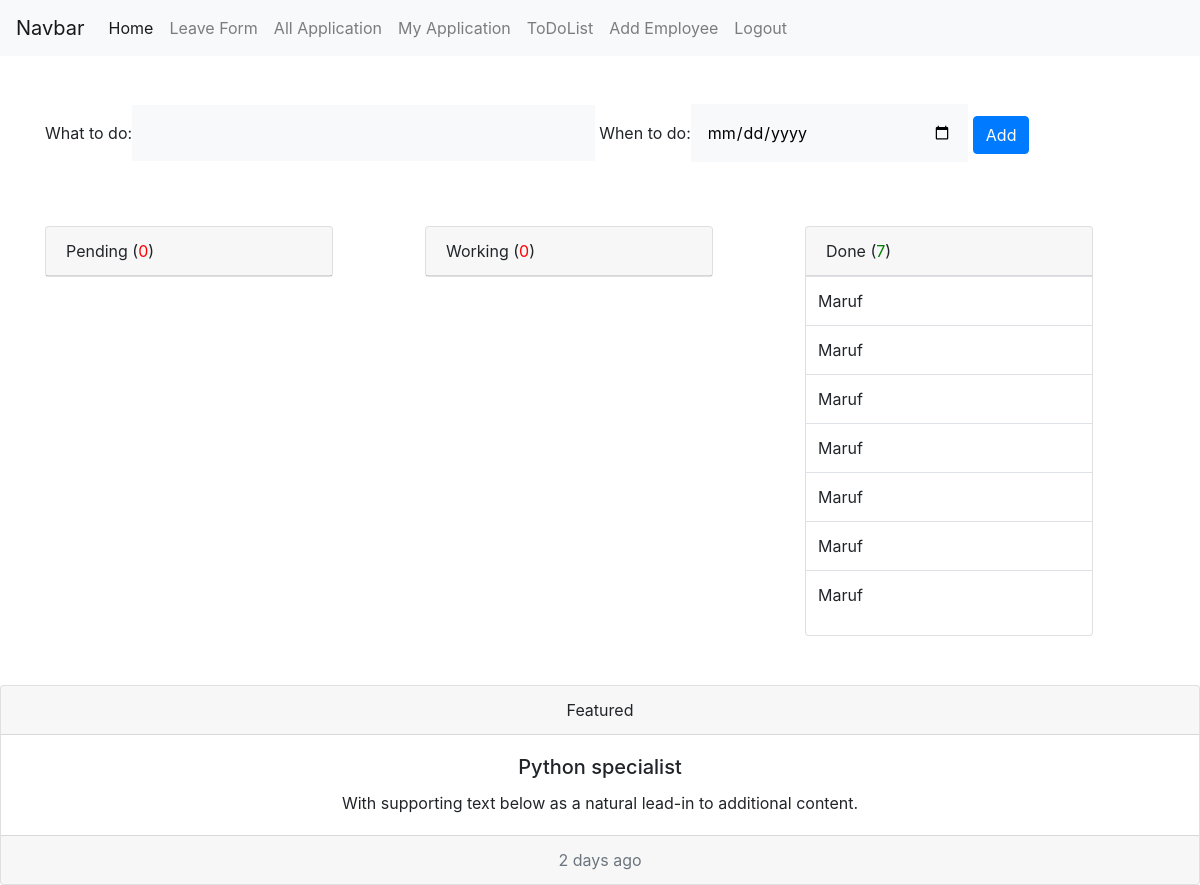
/todolist (signed in), run on an earlier commit of the app's database.
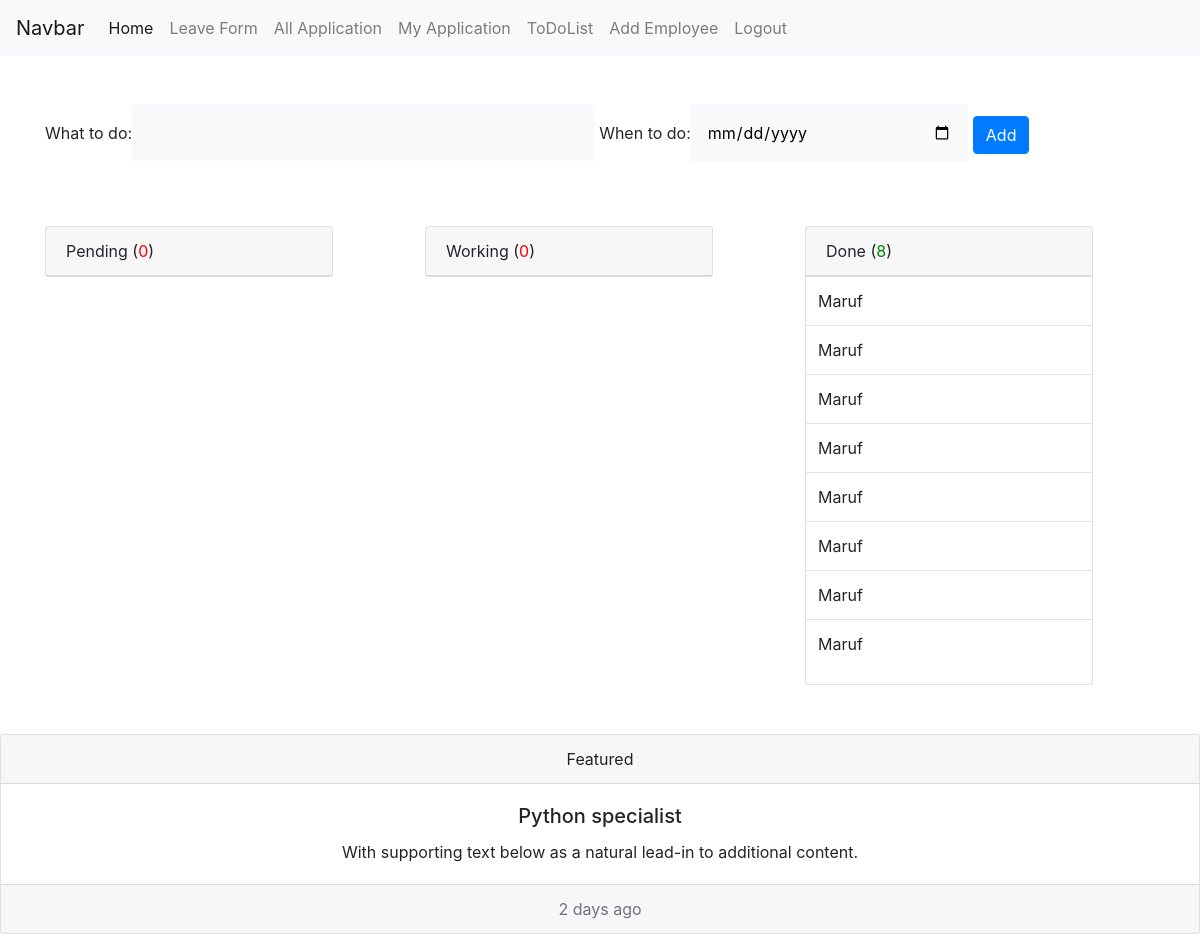
And on a later commit of the database.
### emsapp/models.py (models this page shows, shortened)
class TodoList(models.Model):
    user = models.ForeignKey(User, on_delete=models.CASCADE)
    what_to_do = models.TextField(blank=True, null=True,)
    when_to_do = models.DateField(blank=True, null=True)
    pending_status = models.BooleanField(default=True)
    working_status = models.BooleanField(default=False)
    done_status = models.BooleanField(default=False)

### emsapp/views.py (the view)
# urls.py: path('todolist', to_do_list, name='todolist'),
def to_do_list(request):
    my_todo_list_pending = TodoList.objects.filter(user = request.user, pending_status = True)
    my_todo_list_pending_count = my_todo_list_pending.count()
    working_todo_list = TodoList.objects.filter(user = request.user, working_status = True, pending_status = False)
    working_todo_list_count = working_todo_list.count()
    done_todo_list = TodoList.objects.filter(user = request.user, working_status = False, pending_status = False)
    done_todo_list_count = done_todo_list.count()
    form = TodoListForm()
    context = {'my_todo_list_pending':my_todo_list_pending, "my_todo_list_pending_count":my_todo_list_pending_count,
               'working_todo_list':working_todo_list, 'working_todo_list_count':working_todo_list_count,
               'done_todo_list':done_todo_list,
                'done_todo_list_count':done_todo_list_count,
                'form':form
}
    return render(request, 'todolist.html', context)

### emsapp/forms.py
class TodoListForm(forms.ModelForm):
    class Meta:
        model = TodoList
        fields = '__all__'
        exclude= ('user','pending_status', 'working_status', 'done_status')
        widgets = {
            'what_to_do':forms.TextInput(attrs={'class':'form-group form bg-light col-md-5 p-3'}),
            'when_to_do':forms.DateInput(attrs={'type':'date','class':'p-3 form-group bg-light datepicker form col-md-3'})
        }

### templates/todolist.html (shortened to what this page needs)
 {% extends 'base.html' %}
{% block content %}
<div class="container mt-5">
  <div class="row mb-5">
    {% if form %}
    <div class="col-md-12">
      <form action="{% url 'add_todo_list' %}" method="POST">
        {{ form }}
        <button type="submit" class="btn btn-primary">Add</button>
      </form>
      </div>
    </div>
    {% endif %}
  <div class="row">
    <div class="col-md-4">
      <div class="card" style="width: 18rem;">
        {% if my_todo_list_pending_count > 0 %}
            <div class="card-header">
            Pending (<span style="color:green">{{ my_todo_list_pending_count }}</span>)
            </div>
        {% else %}
        <div class="card-header">
          Pending (<span style="color:red">{{ my_todo_list_pending_count }}</span>)
          </div>
            {% endif %}
      </div>
    </div>
    <div class="col-md-4">
      <div class="card" style="width: 18rem;">
        {% if working_todo_list_count > 0 %}
            <div class="card-header">
            Working (<span style="color:green">{{ working_todo_list_count }}</span>)
            </div>
        {% else %}
        <div class="card-header">
          Working (<span style="color:red">{{ working_todo_list_count }}</span>)
          </div>
            {% endif %}
      </div>
    </div>
    <div class="col-md-4">
      <div class="card" style="width: 18rem;">
        {% if done_todo_list_count > 0 %}
            <div class="card-header">
            Done (<span style="color:green">{{ done_todo_list_count }}</span>)
            </div>
            {% else %}
            <div class="card-header">
              Done (<span style="color:red">{{ done_todo_list_count }}</span>)
              </div>
            {% endif %}
        {% if done_todo_list %}
        <table class="table">
          <tbody>
          {% for todo in done_todo_list %}
            <tr>
              <td>{{ todo.user | title }}</td>
            </tr>
            {% endfor %}
          </tbody>
        </table>
        {% endif %}
      </div>
      <div class="col-md-2"></div>
  </div>
</div>
</div>
{% endblock content %}

What changed in the data, as far as the page shows it:
added TodoList: user "Maruf"
Also different on the page:
{{ done_todo_list_count }}: "7" → "8"
